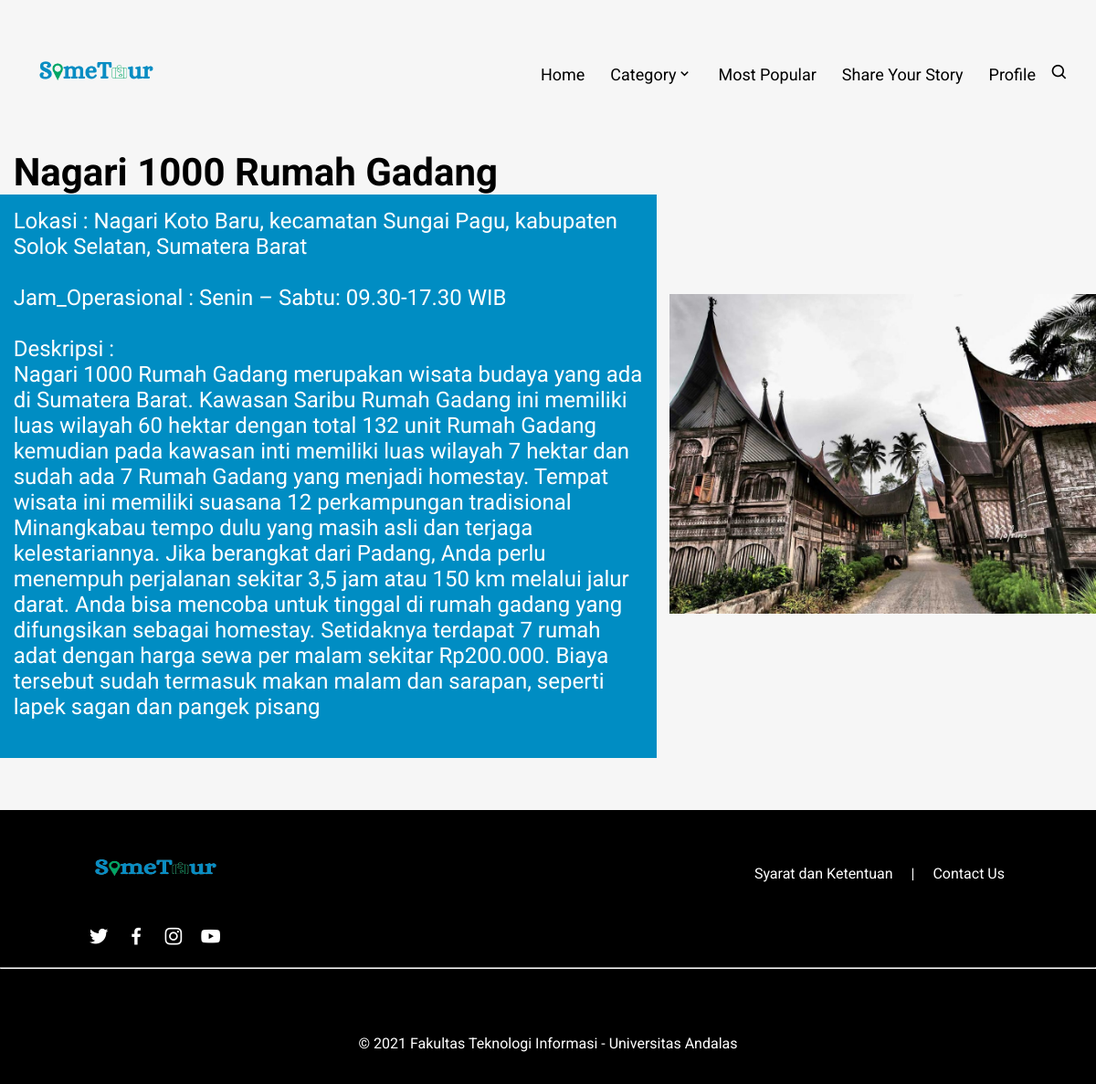
Page /detailsejarah.php?kode_wisata=37 on the committed database.
### tables this page shows
CREATE TABLE `objek_wisata` (
  `kode_wisata` int(5) NOT NULL,
  `id_user` int(5) NOT NULL,
  `judul` varchar(100) NOT NULL,
  `jenis_pariwisata` varchar(100) NOT NULL,
  `deskripsi` text NOT NULL,
  `gambar` varchar(255) NOT NULL,
  `alamat` varchar(100) NOT NULL,
  `jam_operasional` varchar(50) NOT NULL,
  `status` int(5) NOT NULL
);

### detailsejarah.php (the view, shortened to what this page needs)
<?php
$host       = 'localhost';
$user       = 'root';
$password   = '';
$db         = 'pariwisata';
$con = new mysqli($host, $user, $password, $db);
$q      = $con->query("SELECT AVG(rate) AS jml FROM rating")->fetch_assoc();
$hasil  = ceil($q['jml']);
?>
<?php
include_once("koneksi.php");
$kode_wisata = $_GET['kode_wisata'];
$result = mysqli_query($conn, "SELECT judul, alamat, jam_operasional, deskripsi, gambar FROM objek_wisata WHERE kode_wisata='$kode_wisata'") or die (mysqli_error($conn));
?>
<!DOCTYPE html>
<html lang="en">
<head>
    <link rel="stylesheet" href="/SomeTour/assets/css/style.css">
    <link href='https://unpkg.com/boxicons@2.0.7/css/boxicons.min.css' rel='stylesheet'>
</head>
<body>
<div class="body">
    <nav>
        <a href="/SomeTour/index.php"><img src="/SomeTour/img/LOGO SOMETOUR.PNG"></a>
        <div class="nav-links">
            <ul>
                <form action="cari.php" method="post">
                    <li><a href="index.php">Home</a></li>
                    <li><a href="#">Category<i class='bx bx-chevron-down'></i></a>
                    </li>
                    <li><a href="popular.php">Most Popular</a></li>
                    <li><a href="share.php">Share Your Story</a></li>
                    <li><a href="index.php#layer4">Profile</a></li>
                    <i class='bx bx-search search-btn'></i>
                </form>
            </ul>
        </div>
    </nav>
    <div class="content-detail">
    <?php
    while($data = mysqli_fetch_array($result)) {
        $gambar = $data['gambar'];
        $judul = $data['judul'];
        $alamat = $data['alamat'];
        $jam = $data['jam_operasional'];
        $deskripsi = $data['deskripsi'];
        echo "<div>";
        echo "<h1 style='font-size: 42px; margin-left: 2%;'>".$judul."</h1>";
        echo "<div class='rectangle-content'>";
        echo "<p>Lokasi : ".$alamat."</p><br>";
        echo "<p>Jam_Operasional : ".$jam."</p><br>";
        echo "<p>Deskripsi : <br>".$deskripsi."</p><br>";
        echo "</div>";
        echo "</div>";
        echo "<img src='img/".$gambar."' class='img-category'>";
        echo "</div>";
}
?>
<div id="star">
                <?php
                for ($i = 0; $i < $hasil; $i++) {
                    echo '<span class="on"><i class="fa fa-star"></i></span>';
                }
                for ($i = 5; $i > $hasil; $i--) {
                    echo '<span class="off"><i class="fa fa-star"></i></span>';
                }
                ?>
    </div>
    <form id='rating' class="rating">
        <label for="star5" title="Sempurna - 5 Bintang"></label>
        <label for="star4" title="Sangat Bagus - 4 Bintang"></label>
        <label for="star3" title="Bagus - 3 Bintang"></label>
        <label for="star2" title="Tidak Buruk - 2 Bintang"></label>
        <label for="star1" title="Buruk - 1 Bintang"></label>
    </form>
    </div>
<br><br><br>
    <footer>
        <div class="row-1">
            <div class="col-1">
                <img src="img/LOGO SOMETOUR.PNG" alt="">
                <i class='bx bxl-twitter bx-sm'></i>
                <i class='bx bxl-facebook bx-sm'></i>
                <i class='bx bxl-instagram bx-sm' ></i>
                <i class='bx bxl-youtube bx-sm' ></i>
            </div>
            <div class="col-3">
                <p>Syarat dan Ketentuan</p>
                <p>|</p>
                <p>Contact Us</p>
            </div>
        </div><br><hr>
        <div class="row-2">
            <p>© 2021 Fakultas Teknologi Informasi - Universitas Andalas</p>
        </div>
    </footer>
</body>
</html>

### assets/css/style.css (style rules this page uses)
* { margin: 0; padding: 0; font-family: 'Roboto', sans-serif; }
form, label { margin: 0; padding: 0; }
.rating { border: none; float: left; }
.rating>label::before { margin: 5px; font-size: 1.25em; font-family: FontAwesome; display: inline-block; content: "\f005"; }
.rating>label { color: #ddd; float: right; }
#star { float: left; padding-right: 20px; }
#star span { padding: 3px; font-size: 20px; }
.on { color: #f7d106 }
.off { color: #ddd; }
body { background: #F6F6F6; }
.body { background: #F6F6F6; width: 100%; background-position: center; position: relative; min-height: 100vh; }
.img-category { width: 350px; height: 150px; }
.content-detail { display: flex; }
.content-detail img { margin: auto; width: 550px; height: 350px; }
.rectangle-content { position: relative; margin-left: auto; margin-right: 2%; width: auto; padding: 2%; height: auto; background-color: #008DC3; color: #fff; font-size: 24px; }
nav { display: flex; padding: 5px 30px; justify-content: space-between; align-items: center; }
nav img { width: 150px; }
.nav-links { flex: 1; text-align: right; }
.nav-links ul li { list-style: none; display: inline-block; padding: 8px 12px; position: relative; }
.nav-links ul li a { color: #000; text-decoration: none; font-size: 18px; }
.nav-links ul li::after { content: ''; width: 0%; height: 2px; background: #01A665; display: block; margin: auto; transition: 0.5s; }
.search-btn { transition: 0.5s; font-size: 20px; }
footer { width: 100%; height: 300px; background-color: #000; }
footer img { width: 160px; height: 130px; cursor: pointer; }
footer .bx { color: #fff; cursor: pointer; margin: -10px 6px; }
footer .row-1 { width: 85%; margin: auto; display: flex; flex-wrap: wrap; align-items: flex-start; justify-content: space-between; }
footer .row-1 .col-1 { flex-basis: 0; }
footer .row-1 .col-3 { display: flex; }
footer .row-1 .col-3 p { color: #fff; cursor: pointer; margin: 60px 10px; }
footer .row-2 { color: #fff; text-align: center; margin-top: 6%; }

### rows in the picture
objek_wisata: judul "Nagari 1000 Rumah Gadang", alamat "Nagari Koto Baru, kecamatan Sungai Pagu, kabupaten Solok Selatan, Sumatera Barat", jam_operasional "Senin – Sabtu: 09.30-17.30 WIB", deskripsi "Nagari 1000 Rumah Gadang merupakan wisata budaya yang ada di Sumatera Barat. Kawasan Saribu Rumah Gadang ini memiliki luas wilayah 60 hektar dengan total 132 unit Rumah Gadang kemudian pada kawasan inti memiliki luas wilayah 7 hektar dan sudah ada 7 Rumah Gadang yang menjadi homestay. Tempat wisata ini memiliki suasana 12 perkampungan tradisional Minangkabau tempo dulu yang masih asli dan terjaga kelestariannya. Jika berangkat dari Padang, Anda perlu menempuh perjalanan sekitar 3,5 jam atau 150 km melalui jalur darat. Anda bisa mencoba untuk tinggal di rumah gadang yang difungsikan sebagai homestay. Setidaknya terdapat 7 rumah adat dengan harga sewa per malam sekitar Rp200.000. Biaya…", gambar (picture)
